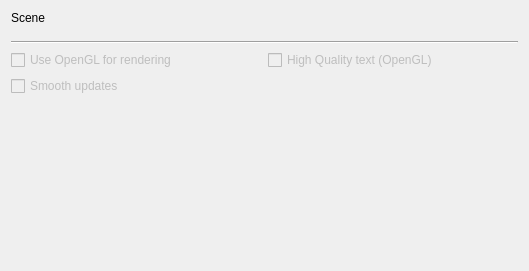
<?xml version="1.0" encoding="UTF-8"?>
<ui version="4.0">
 <class>OsgEarthviewGadgetOptionsPage</class>
 <widget class="QWidget" name="OsgEarthviewGadgetOptionsPage">
  <property name="geometry">
   <rect>
    <x>0</x>
    <y>0</y>
    <width>529</width>
    <height>271</height>
   </rect>
  </property>
  <property name="sizePolicy">
   <sizepolicy hsizetype="Expanding" vsizetype="Expanding">
    <horstretch>0</horstretch>
    <verstretch>0</verstretch>
   </sizepolicy>
  </property>
  <property name="windowTitle">
   <string>Form</string>
  </property>
  <layout class="QVBoxLayout" name="verticalLayout">
   <item>
    <layout class="QHBoxLayout" name="horizontalLayout" stretch="0,0">
     <property name="spacing">
      <number>10</number>
     </property>
     <property name="sizeConstraint">
      <enum>QLayout::SetMaximumSize</enum>
     </property>
     <property name="bottomMargin">
      <number>10</number>
     </property>
     <item>
      <widget class="QLabel" name="label">
       <property name="text">
        <string>Scene</string>
       </property>
      </widget>
     </item>
     <item>
      <widget class="Utils::PathChooser" name="sceneFile" native="true">
       <property name="sizePolicy">
        <sizepolicy hsizetype="MinimumExpanding" vsizetype="Preferred">
         <horstretch>0</horstretch>
         <verstretch>0</verstretch>
        </sizepolicy>
       </property>
      </widget>
     </item>
    </layout>
   </item>
   <item>
    <widget class="Line" name="line">
     <property name="orientation">
      <enum>Qt::Horizontal</enum>
     </property>
    </widget>
   </item>
   <item>
    <layout class="QHBoxLayout" name="horizontalLayout_2">
     <item>
      <widget class="QCheckBox" name="useOpenGL">
       <property name="enabled">
        <bool>false</bool>
       </property>
       <property name="text">
        <string>Use OpenGL for rendering</string>
       </property>
       <property name="checked">
        <bool>false</bool>
       </property>
      </widget>
     </item>
     <item>
      <widget class="QCheckBox" name="hqText">
       <property name="enabled">
        <bool>false</bool>
       </property>
       <property name="text">
        <string>High Quality text (OpenGL)</string>
       </property>
      </widget>
     </item>
    </layout>
   </item>
   <item>
    <layout class="QHBoxLayout" name="horizontalLayout_3">
     <item>
      <widget class="QCheckBox" name="smoothUpdates">
       <property name="enabled">
        <bool>false</bool>
       </property>
       <property name="text">
        <string>Smooth updates</string>
       </property>
       <property name="checked">
        <bool>false</bool>
       </property>
      </widget>
     </item>
    </layout>
   </item>
   <item>
    <spacer name="verticalSpacer">
     <property name="orientation">
      <enum>Qt::Vertical</enum>
     </property>
     <property name="sizeType">
      <enum>QSizePolicy::MinimumExpanding</enum>
     </property>
     <property name="sizeHint" stdset="0">
      <size>
       <width>20</width>
       <height>40</height>
      </size>
     </property>
    </spacer>
   </item>
  </layout>
 </widget>
 <customwidgets>
  <customwidget>
   <class>Utils::PathChooser</class>
   <extends>QWidget</extends>
   <header>utils/pathchooser.h</header>
   <container>1</container>
  </customwidget>
 </customwidgets>
 <resources/>
 <connections/>
</ui>
